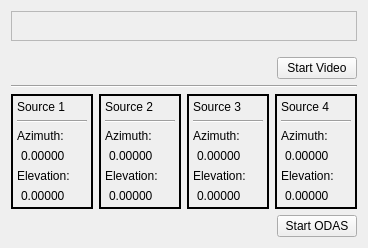
<?xml version="1.0" encoding="UTF-8"?>
<ui version="4.0">
 <class>OdasLive</class>
 <widget class="QWidget" name="OdasLive">
  <property name="geometry">
   <rect>
    <x>0</x>
    <y>0</y>
    <width>368</width>
    <height>248</height>
   </rect>
  </property>
  <property name="mouseTracking">
   <bool>false</bool>
  </property>
  <layout class="QGridLayout" name="gridLayout">
   <item row="0" column="0">
    <layout class="QVBoxLayout" name="verticalLayout">
     <item>
      <widget class="QFrame" name="virtualCameraFrame">
       <property name="sizePolicy">
        <sizepolicy hsizetype="Expanding" vsizetype="Expanding">
         <horstretch>0</horstretch>
         <verstretch>0</verstretch>
        </sizepolicy>
       </property>
       <property name="minimumSize">
        <size>
         <width>0</width>
         <height>0</height>
        </size>
       </property>
       <property name="frameShape">
        <enum>QFrame::StyledPanel</enum>
       </property>
       <property name="frameShadow">
        <enum>QFrame::Raised</enum>
       </property>
       <layout class="QHBoxLayout" name="horizontalLayout_5">
        <property name="leftMargin">
         <number>0</number>
        </property>
        <property name="topMargin">
         <number>0</number>
        </property>
        <property name="rightMargin">
         <number>0</number>
        </property>
        <property name="bottomMargin">
         <number>0</number>
        </property>
        <item>
         <layout class="QHBoxLayout" name="horizontalLayout_4"/>
        </item>
       </layout>
      </widget>
     </item>
     <item>
      <layout class="QHBoxLayout" name="horizontalLayout_6">
       <property name="topMargin">
        <number>10</number>
       </property>
       <item>
        <spacer name="horizontalSpacer_3">
         <property name="orientation">
          <enum>Qt::Horizontal</enum>
         </property>
         <property name="sizeHint" stdset="0">
          <size>
           <width>40</width>
           <height>20</height>
          </size>
         </property>
        </spacer>
       </item>
       <item>
        <spacer name="horizontalSpacer_4">
         <property name="orientation">
          <enum>Qt::Horizontal</enum>
         </property>
         <property name="sizeHint" stdset="0">
          <size>
           <width>40</width>
           <height>20</height>
          </size>
         </property>
        </spacer>
       </item>
       <item>
        <widget class="QPushButton" name="btnStartStopVideo">
         <property name="text">
          <string>Start Video</string>
         </property>
        </widget>
       </item>
      </layout>
     </item>
     <item>
      <widget class="Line" name="line_5">
       <property name="orientation">
        <enum>Qt::Horizontal</enum>
       </property>
      </widget>
     </item>
     <item>
      <layout class="QHBoxLayout" name="horizontalLayout_2">
       <property name="topMargin">
        <number>0</number>
       </property>
       <item>
        <widget class="QFrame" name="source1">
         <property name="frameShape">
          <enum>QFrame::WinPanel</enum>
         </property>
         <property name="frameShadow">
          <enum>QFrame::Plain</enum>
         </property>
         <layout class="QVBoxLayout" name="verticalLayout_10">
          <property name="leftMargin">
           <number>4</number>
          </property>
          <property name="topMargin">
           <number>4</number>
          </property>
          <property name="rightMargin">
           <number>4</number>
          </property>
          <property name="bottomMargin">
           <number>4</number>
          </property>
          <item>
           <layout class="QVBoxLayout" name="verticalLayout_4">
            <item>
             <widget class="QLabel" name="label_6">
              <property name="text">
               <string>Source 1</string>
              </property>
             </widget>
            </item>
            <item>
             <widget class="Line" name="line">
              <property name="orientation">
               <enum>Qt::Horizontal</enum>
              </property>
             </widget>
            </item>
            <item>
             <widget class="QLabel" name="label_7">
              <property name="text">
               <string>Azimuth:</string>
              </property>
             </widget>
            </item>
            <item>
             <widget class="QLabel" name="source1AzimuthValueLabel">
              <property name="text">
               <string>0.00000</string>
              </property>
              <property name="indent">
               <number>4</number>
              </property>
             </widget>
            </item>
            <item>
             <widget class="QLabel" name="label_9">
              <property name="text">
               <string>Elevation:</string>
              </property>
             </widget>
            </item>
            <item>
             <widget class="QLabel" name="source1ElevationValueLabel">
              <property name="text">
               <string>0.00000</string>
              </property>
              <property name="indent">
               <number>4</number>
              </property>
             </widget>
            </item>
           </layout>
          </item>
         </layout>
        </widget>
       </item>
       <item>
        <widget class="QFrame" name="source2">
         <property name="autoFillBackground">
          <bool>false</bool>
         </property>
         <property name="frameShape">
          <enum>QFrame::WinPanel</enum>
         </property>
         <property name="frameShadow">
          <enum>QFrame::Plain</enum>
         </property>
         <layout class="QVBoxLayout" name="verticalLayout_3">
          <property name="leftMargin">
           <number>4</number>
          </property>
          <property name="topMargin">
           <number>4</number>
          </property>
          <property name="rightMargin">
           <number>4</number>
          </property>
          <property name="bottomMargin">
           <number>4</number>
          </property>
          <item>
           <layout class="QVBoxLayout" name="verticalLayout_2">
            <item>
             <widget class="QLabel" name="label_2">
              <property name="text">
               <string>Source 2</string>
              </property>
             </widget>
            </item>
            <item>
             <widget class="Line" name="line_2">
              <property name="orientation">
               <enum>Qt::Horizontal</enum>
              </property>
             </widget>
            </item>
            <item>
             <widget class="QLabel" name="label_3">
              <property name="text">
               <string>Azimuth:</string>
              </property>
             </widget>
            </item>
            <item>
             <widget class="QLabel" name="source2AzimuthValueLabel">
              <property name="text">
               <string>0.00000</string>
              </property>
              <property name="indent">
               <number>4</number>
              </property>
             </widget>
            </item>
            <item>
             <widget class="QLabel" name="label_5">
              <property name="text">
               <string>Elevation:</string>
              </property>
             </widget>
            </item>
            <item>
             <widget class="QLabel" name="source2ElevationValueLabel">
              <property name="text">
               <string>0.00000</string>
              </property>
              <property name="indent">
               <number>4</number>
              </property>
             </widget>
            </item>
           </layout>
          </item>
         </layout>
        </widget>
       </item>
       <item>
        <widget class="QFrame" name="source3">
         <property name="frameShape">
          <enum>QFrame::WinPanel</enum>
         </property>
         <property name="frameShadow">
          <enum>QFrame::Plain</enum>
         </property>
         <layout class="QVBoxLayout" name="verticalLayout_6">
          <property name="leftMargin">
           <number>4</number>
          </property>
          <property name="topMargin">
           <number>4</number>
          </property>
          <property name="rightMargin">
           <number>4</number>
          </property>
          <property name="bottomMargin">
           <number>4</number>
          </property>
          <item>
           <layout class="QVBoxLayout" name="verticalLayout_5">
            <item>
             <widget class="QLabel" name="label_8">
              <property name="text">
               <string>Source 3</string>
              </property>
             </widget>
            </item>
            <item>
             <widget class="Line" name="line_3">
              <property name="orientation">
               <enum>Qt::Horizontal</enum>
              </property>
             </widget>
            </item>
            <item>
             <widget class="QLabel" name="label_10">
              <property name="text">
               <string>Azimuth:</string>
              </property>
             </widget>
            </item>
            <item>
             <widget class="QLabel" name="source3AzimuthValueLabel">
              <property name="text">
               <string>0.00000</string>
              </property>
              <property name="indent">
               <number>4</number>
              </property>
             </widget>
            </item>
            <item>
             <widget class="QLabel" name="label_11">
              <property name="text">
               <string>Elevation:</string>
              </property>
             </widget>
            </item>
            <item>
             <widget class="QLabel" name="source3ElevationValueLabel">
              <property name="text">
               <string>0.00000</string>
              </property>
              <property name="indent">
               <number>4</number>
              </property>
             </widget>
            </item>
           </layout>
          </item>
         </layout>
        </widget>
       </item>
       <item>
        <widget class="QFrame" name="source4">
         <property name="frameShape">
          <enum>QFrame::WinPanel</enum>
         </property>
         <property name="frameShadow">
          <enum>QFrame::Plain</enum>
         </property>
         <layout class="QVBoxLayout" name="verticalLayout_8">
          <property name="leftMargin">
           <number>4</number>
          </property>
          <property name="topMargin">
           <number>4</number>
          </property>
          <property name="rightMargin">
           <number>4</number>
          </property>
          <property name="bottomMargin">
           <number>4</number>
          </property>
          <item>
           <layout class="QVBoxLayout" name="verticalLayout_7">
            <item>
             <widget class="QLabel" name="label_12">
              <property name="text">
               <string>Source 4</string>
              </property>
             </widget>
            </item>
            <item>
             <widget class="Line" name="line_4">
              <property name="orientation">
               <enum>Qt::Horizontal</enum>
              </property>
             </widget>
            </item>
            <item>
             <widget class="QLabel" name="label_13">
              <property name="text">
               <string>Azimuth:</string>
              </property>
             </widget>
            </item>
            <item>
             <widget class="QLabel" name="source4AzimuthValueLabel">
              <property name="text">
               <string>0.00000</string>
              </property>
              <property name="indent">
               <number>4</number>
              </property>
             </widget>
            </item>
            <item>
             <widget class="QLabel" name="label_14">
              <property name="text">
               <string>Elevation:</string>
              </property>
             </widget>
            </item>
            <item>
             <widget class="QLabel" name="source4ElevationValueLabel">
              <property name="text">
               <string>0.00000</string>
              </property>
              <property name="indent">
               <number>4</number>
              </property>
             </widget>
            </item>
           </layout>
          </item>
         </layout>
        </widget>
       </item>
      </layout>
     </item>
     <item>
      <layout class="QHBoxLayout" name="horizontalLayout">
       <item>
        <spacer name="horizontalSpacer">
         <property name="orientation">
          <enum>Qt::Horizontal</enum>
         </property>
         <property name="sizeHint" stdset="0">
          <size>
           <width>40</width>
           <height>20</height>
          </size>
         </property>
        </spacer>
       </item>
       <item>
        <spacer name="horizontalSpacer_2">
         <property name="orientation">
          <enum>Qt::Horizontal</enum>
         </property>
         <property name="sizeHint" stdset="0">
          <size>
           <width>40</width>
           <height>20</height>
          </size>
         </property>
        </spacer>
       </item>
       <item>
        <widget class="QPushButton" name="btnStartStopOdas">
         <property name="toolTip">
          <string/>
         </property>
         <property name="text">
          <string>Start ODAS</string>
         </property>
        </widget>
       </item>
      </layout>
     </item>
    </layout>
   </item>
  </layout>
 </widget>
 <resources/>
 <connections/>
 <slots>
  <slot>btnStartOdasClicked()</slot>
  <slot>btnStopOdasClicked()</slot>
 </slots>
</ui>
